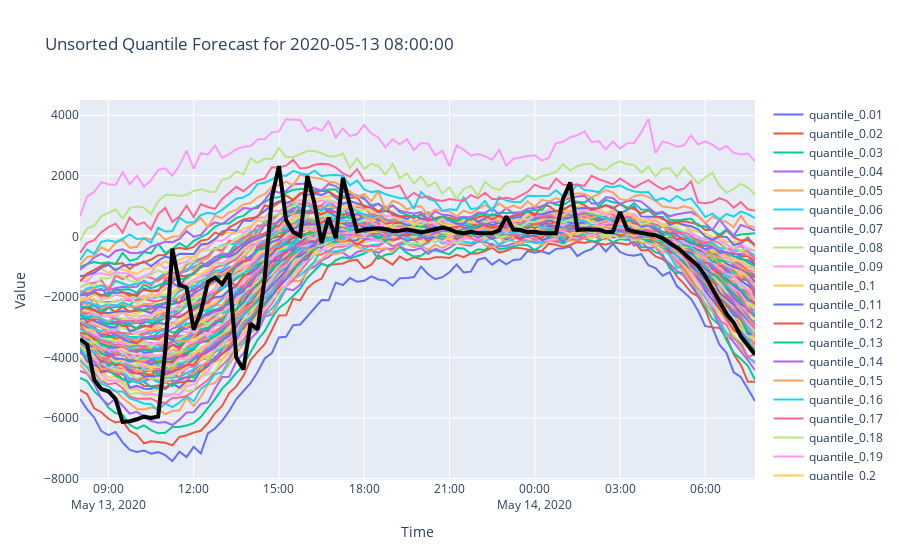

This figure's notebook cell:
### Code cell
time_to_plot = '2020-05-13 08:00:00'
plot_specific_day(fc_quantile, gt, time_to_plot, title=f'Unsorted Quantile Forecast for {time_to_plot}')
